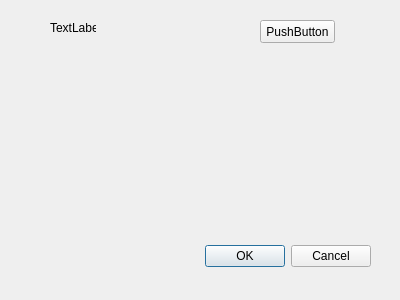
<?xml version="1.0" encoding="UTF-8"?>
<ui version="4.0">
 <class>ParaSet</class>
 <widget class="QDialog" name="ParaSet">
  <property name="geometry">
   <rect>
    <x>0</x>
    <y>0</y>
    <width>400</width>
    <height>300</height>
   </rect>
  </property>
  <property name="windowTitle">
   <string>参数设置</string>
  </property>
  <widget class="QDialogButtonBox" name="buttonBox">
   <property name="geometry">
    <rect>
     <x>30</x>
     <y>240</y>
     <width>341</width>
     <height>32</height>
    </rect>
   </property>
   <property name="orientation">
    <enum>Qt::Horizontal</enum>
   </property>
   <property name="standardButtons">
    <set>QDialogButtonBox::Cancel|QDialogButtonBox::Ok</set>
   </property>
  </widget>
  <widget class="QLabel" name="label_results_path">
   <property name="geometry">
    <rect>
     <x>50</x>
     <y>20</y>
     <width>46</width>
     <height>16</height>
    </rect>
   </property>
   <property name="text">
    <string>TextLabel</string>
   </property>
  </widget>
  <widget class="QPushButton" name="set_results_path">
   <property name="geometry">
    <rect>
     <x>260</x>
     <y>20</y>
     <width>75</width>
     <height>23</height>
    </rect>
   </property>
   <property name="text">
    <string>PushButton</string>
   </property>
  </widget>
 </widget>
 <resources/>
 <connections>
  <connection>
   <sender>buttonBox</sender>
   <signal>accepted()</signal>
   <receiver>ParaSet</receiver>
   <slot>accept()</slot>
   <hints>
    <hint type="sourcelabel">
     <x>248</x>
     <y>254</y>
    </hint>
    <hint type="destinationlabel">
     <x>157</x>
     <y>274</y>
    </hint>
   </hints>
  </connection>
  <connection>
   <sender>buttonBox</sender>
   <signal>rejected()</signal>
   <receiver>ParaSet</receiver>
   <slot>reject()</slot>
   <hints>
    <hint type="sourcelabel">
     <x>316</x>
     <y>260</y>
    </hint>
    <hint type="destinationlabel">
     <x>286</x>
     <y>274</y>
    </hint>
   </hints>
  </connection>
 </connections>
</ui>
